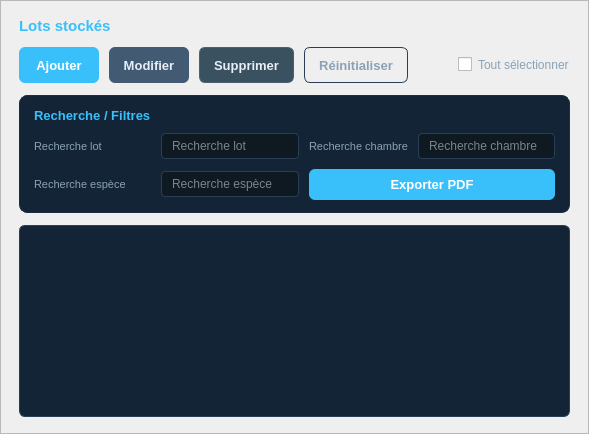
         <widget class="QFrame" name="lotFrame">
          <property name="styleSheet">
           <string notr="true">QFrame#lotFrame {
    background: #0f1922;
    border: 1px solid #1a2f45;
    border-radius: 10px;
}</string>
          </property>
          <property name="frameShape">
           <enum>QFrame::Shape::StyledPanel</enum>
          </property>
          <layout class="QVBoxLayout" name="lotLayout">
           <property name="spacing">
            <number>12</number>
           </property>
           <property name="leftMargin">
            <number>18</number>
           </property>
           <property name="topMargin">
            <number>16</number>
           </property>
           <property name="rightMargin">
            <number>18</number>
           </property>
           <property name="bottomMargin">
            <number>16</number>
           </property>
           <item>
            <widget class="QLabel" name="lotTitleLabel">
             <property name="styleSheet">
              <string notr="true">QLabel#lotTitleLabel {
    color: #39c0fa;
    font-size: 15px;
    font-weight: 700;
    background: transparent;
}</string>
             </property>
             <property name="text">
              <string>Lots stockés</string>
             </property>
            </widget>
           </item>
           <item>
            <layout class="QHBoxLayout" name="lotButtonsLayout">
             <property name="spacing">
              <number>10</number>
             </property>
             <item>
              <widget class="QPushButton" name="btnAddLot">
               <property name="minimumSize">
                <size>
                 <width>80</width>
                 <height>36</height>
                </size>
               </property>
               <property name="cursor">
                <cursorShape>PointingHandCursor</cursorShape>
               </property>
               <property name="styleSheet">
                <string notr="true">QPushButton {
    background: #39c0fa;
    color: white;
    border: none;
    border-radius: 6px;
    padding: 8px 14px;
    font-weight: 600;
    font-size: 13px;
}
QPushButton:hover {
    background: #2da8de;
}
QPushButton:pressed {
    background: #268ec5;
}</string>
               </property>
               <property name="text">
                <string>Ajouter</string>
               </property>
               <property name="flat">
                <bool>true</bool>
               </property>
              </widget>
             </item>
             <item>
              <widget class="QPushButton" name="btnUpdateLot">
               <property name="minimumSize">
                <size>
                 <width>80</width>
                 <height>36</height>
                </size>
               </property>
               <property name="cursor">
                <cursorShape>PointingHandCursor</cursorShape>
               </property>
               <property name="styleSheet">
                <string notr="true">QPushButton {
    background: #435a73;
    color: #e6eef6;
    border: none;
    border-radius: 6px;
    padding: 8px 14px;
    font-weight: 600;
    font-size: 13px;
}
QPushButton:hover {
    background: #506b7f;
}
QPushButton:pressed {
    background: #3a4f62;
}</string>
               </property>
               <property name="text">
                <string>Modifier</string>
               </property>
               <property name="flat">
                <bool>true</bool>
               </property>
              </widget>
             </item>
             <item>
              <widget class="QPushButton" name="btnDeleteLot">
               <property name="minimumSize">
                <size>
                 <width>80</width>
                 <height>36</height>
                </size>
               </property>
               <property name="cursor">
                <cursorShape>PointingHandCursor</cursorShape>
               </property>
               <property name="styleSheet">
                <string notr="true">QPushButton {
    background: #3a515f;
    color: #e6eef6;
    border: 1px solid #4a6170;
    border-radius: 6px;
    padding: 8px 14px;
    font-weight: 600;
    font-size: 13px;
}
QPushButton:hover {
    background: #506b7f;
}
QPushButton:pressed {
    background: #3a4f62;
}</string>
               </property>
               <property name="text">
                <string>Supprimer</string>
               </property>
               <property name="flat">
                <bool>true</bool>
               </property>
              </widget>
             </item>
             <item>
              <widget class="QPushButton" name="btnClearLot">
               <property name="minimumSize">
                <size>
                 <width>95</width>
                 <height>36</height>
                </size>
               </property>
               <property name="cursor">
                <cursorShape>PointingHandCursor</cursorShape>
               </property>
               <property name="styleSheet">
                <string notr="true">QPushButton {
    background: transparent;
    color: #8ba1b5;
    border: 1px solid #2a3f55;
    border-radius: 6px;
    padding: 8px 14px;
    font-weight: 600;
    font-size: 13px;
}
QPushButton:hover {
    background: #132437;
    color: #39c0fa;
    border: 1px solid #39c0fa;
}
QPushButton:pressed {
    background: #506b7f;
}</string>
               </property>
               <property name="text">
                <string>Réinitialiser</string>
               </property>
               <property name="flat">
                <bool>true</bool>
               </property>
              </widget>
             </item>
             <item>
              <spacer name="lotButtonSpacer">
               <property name="orientation">
                <enum>Qt::Orientation::Horizontal</enum>
               </property>
               <property name="sizeHint" stdset="0">
                <size>
                 <width>40</width>
                 <height>20</height>
                </size>
               </property>
              </spacer>
             </item>
             <item>
              <widget class="QCheckBox" name="checkSelectAllLot">
               <property name="styleSheet">
                <string notr="true">QCheckBox {
    color: #8ba1b5;
    spacing: 6px;
}</string>
               </property>
               <property name="text">
                <string>Tout sélectionner</string>
               </property>
              </widget>
             </item>
            </layout>
           </item>
           <item>
            <widget class="QFrame" name="lotFilterFrame">
             <property name="styleSheet">
              <string notr="true">QFrame#lotFilterFrame {
    background: #132437;
    border: 1px solid #1a2f45;
    border-radius: 8px;
}</string>
             </property>
             <property name="frameShape">
              <enum>QFrame::Shape::StyledPanel</enum>
             </property>
             <layout class="QGridLayout" name="lotFilterLayout">
              <property name="leftMargin">
               <number>14</number>
              </property>
              <property name="topMargin">
               <number>12</number>
              </property>
              <property name="rightMargin">
               <number>14</number>
              </property>
              <property name="bottomMargin">
               <number>12</number>
              </property>
              <property name="spacing">
               <number>10</number>
              </property>
              <item row="0" column="0">
               <widget class="QLabel" name="lotFilterTitleLabel">
                <property name="styleSheet">
                 <string notr="true">QLabel#lotFilterTitleLabel {
    color: #39c0fa;
    font-size: 13px;
    font-weight: 600;
    background: transparent;
}</string>
                </property>
                <property name="text">
                 <string>Recherche / Filtres</string>
                </property>
               </widget>
              </item>
              <item row="1" column="0">
               <widget class="QLabel" name="lblSearchLot">
                <property name="styleSheet">
                 <string notr="true">QLabel#lblSearchLot {
    color: #8ba1b5;
    font-size: 11px;
    background: transparent;
}</string>
                </property>
                <property name="text">
                 <string>Recherche lot</string>
                </property>
               </widget>
              </item>
              <item row="1" column="1">
               <widget class="QLineEdit" name="searchLot">
                <property name="styleSheet">
                 <string notr="true">QLineEdit {
    background: #0f1922;
    color: #e6eef6;
    border: 1px solid #2a3f55;
    border-radius: 4px;
    padding: 4px 8px;
    selection-background-color: #39c0fa;
}
QLineEdit:focus {
    border: 1px solid #39c0fa;
}</string>
                </property>
                <property name="placeholderText">
                 <string>Recherche lot</string>
                </property>
               </widget>
              </item>
              <item row="1" column="2">
               <widget class="QLabel" name="lblSearchLotChambre">
                <property name="styleSheet">
                 <string notr="true">QLabel#lblSearchLotChambre {
    color: #8ba1b5;
    font-size: 11px;
    background: transparent;
}</string>
                </property>
                <property name="text">
                 <string>Recherche chambre</string>
                </property>
               </widget>
              </item>
              <item row="1" column="3">
               <widget class="QLineEdit" name="searchLotChambre">
                <property name="styleSheet">
                 <string notr="true">QLineEdit {
    background: #0f1922;
    color: #e6eef6;
    border: 1px solid #2a3f55;
    border-radius: 4px;
    padding: 4px 8px;
    selection-background-color: #39c0fa;
}
QLineEdit:focus {
    border: 1px solid #39c0fa;
}</string>
                </property>
                <property name="placeholderText">
                 <string>Recherche chambre</string>
                </property>
               </widget>
              </item>
              <item row="2" column="0">
               <widget class="QLabel" name="lblSearchLotEspece">
                <property name="styleSheet">
                 <string notr="true">QLabel#lblSearchLotEspece {
    color: #8ba1b5;
    font-size: 11px;
    background: transparent;
}</string>
                </property>
                <property name="text">
                 <string>Recherche espèce</string>
                </property>
               </widget>
              </item>
              <item row="2" column="1">
               <widget class="QLineEdit" name="searchLotEspece">
                <property name="styleSheet">
                 <string notr="true">QLineEdit {
    background: #0f1922;
    color: #e6eef6;
    border: 1px solid #2a3f55;
    border-radius: 4px;
    padding: 4px 8px;
    selection-background-color: #39c0fa;
}
QLineEdit:focus {
    border: 1px solid #39c0fa;
}</string>
                </property>
                <property name="placeholderText">
                 <string>Recherche espèce</string>
                </property>
               </widget>
              </item>
              <item row="2" column="2" colspan="2">
               <widget class="QPushButton" name="btnExportPdf">
                <property name="cursor">
                 <cursorShape>PointingHandCursor</cursorShape>
                </property>
                <property name="styleSheet">
                 <string notr="true">QPushButton {
    background: #39c0fa;
    color: white;
    border: none;
    border-radius: 6px;
    padding: 8px 16px;
    font-weight: 600;
    font-size: 13px;
}
QPushButton:hover {
    background: #2da8de;
}
QPushButton:pressed {
    background: #268ec5;
}</string>
                </property>
                <property name="text">
                 <string>Exporter PDF</string>
                </property>
                <property name="flat">
                 <bool>true</bool>
                </property>
               </widget>
              </item>
             </layout>
            </widget>
           </item>
           <item>
            <widget class="QTableView" name="tableLots">
             <property name="styleSheet">
              <string notr="true">QTableView {
    background: #132437;
    color: #e6eef6;
    alternate-background-color: #0f1922;
    gridline-color: transparent;
    border: 1px solid #2a3f55;
    border-radius: 6px;
    selection-background-color: #39c0fa;
}
QTableView::item {
    padding: 4px 8px;
    height: 32px;
}
QHeaderView::section {
    background: #1a2f45;
    color: #8ba1b5;
    padding: 6px 8px;
    border: none;
    border-right: 1px solid #0f1922;
    font-size: 12px;
    font-weight: 600;
}</string>
             </property>
             <property name="frameShape">
              <enum>QFrame::Shape::NoFrame</enum>
             </property>
             <property name="alternatingRowColors">
              <bool>true</bool>
             </property>
             <property name="showGrid">
              <bool>false</bool>
             </property>
             <property name="sortingEnabled">
              <bool>true</bool>
             </property>
             <attribute name="horizontalHeaderStretchLastSection">
              <bool>true</bool>
             </attribute>
             <attribute name="verticalHeaderVisible">
              <bool>false</bool>
             </attribute>
            </widget>
           </item>
          </layout>
         </widget>
